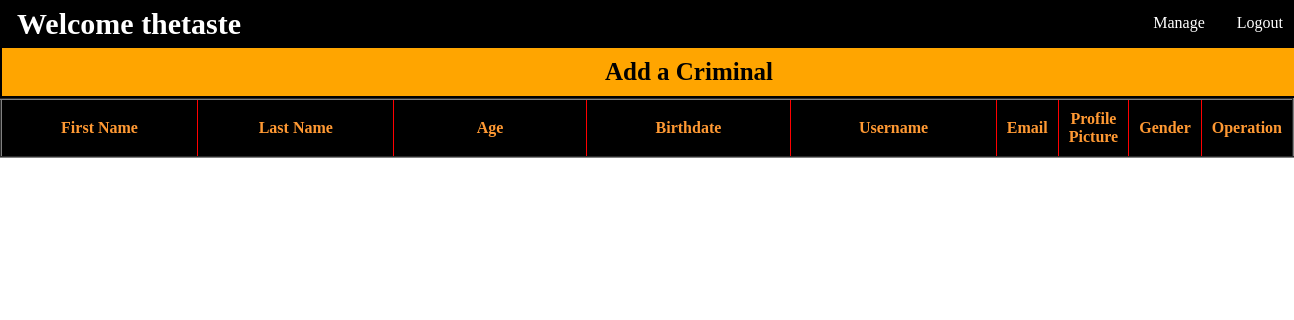
Before: /admin/criminal.php (signed in) with the older database file.
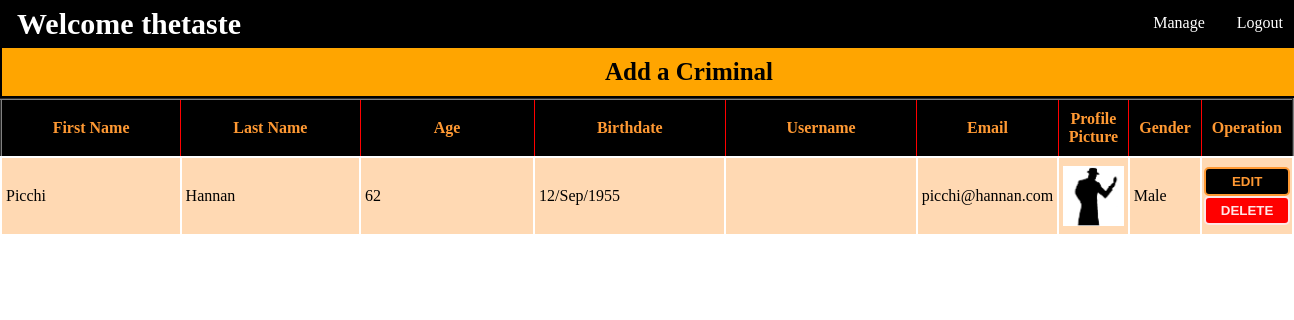
After: the same page with the newer database file.
### tables this page shows
CREATE TABLE `criminals` (
  `criminal_id` int(11) NOT NULL,
  `fname` varchar(80) DEFAULT NULL,
  `lname` varchar(80) DEFAULT NULL,
  `age` int(11) DEFAULT NULL,
  `bdate` varchar(11) DEFAULT NULL,
  `username` varchar(120) DEFAULT NULL,
  `email` varchar(50) DEFAULT NULL,
  `pro_pic` varchar(180) DEFAULT NULL,
  `gender` varchar(20) DEFAULT NULL,
  `role` int(11) DEFAULT NULL,
  `del` tinyint(1) DEFAULT '0'
);

### Controllers/login_controller.php (called while the page is built, shortened)
<?php
require_once(get_include_path()."\Projects\aiub project\Models\UserModel.php");
class Login{
    protected $user = NULL;
    function Login()
    {
        $this->user = new UserModel();
        if(isset($_SESSION['logged_in']))
        {
        	$this->logged = $_SESSION["logged_in"];
            $this->role = $_SESSION["role"];
            $this->user->setUsername($_SESSION["username"]);
            $this->user->setUserId($_SESSION["user_id"]);
        }
    }
    function getUsername()
    {
        return $this->user->getUsername();
    }
}
 ?>

### Controllers/AdminController.php (called while the page is built, shortened)
<?php
require_once(get_include_path()."\Projects\aiub project\Models\UserModel.php");
require_once(get_include_path()."\Projects\aiub project\Controllers\login_controller.php");
class AdminController extends Login{
	function isLogged()
	{
		if($this->role == 1 && $this->logged)
			return true;
		else
			return false;
	}
}
?>

### Models/UserModel.php (called while the page is built, shortened)
<?php
require_once('Models.php');
class UserModel extends Models{
    private $username = "";
    function UserModel( $username = "" ,  $userid = 0, $fname = "", $lname = "", $age = 0, $bdate = "", $email = "", $password = "", $pro_pic = NULL, $gender = "")
    {
        $this->username = $username;
    }
    function setUsername($username)
    {
        $this->username = $username;
    }
    function getUsername()
    {
        return $this->username;
    }
}
 ?>

### Controllers/CriminalController.php (called while the page is built, shortened)
<?php
require_once(get_include_path()."\Projects\aiub project\Models\CriminalModel.php");
class CriminalController{
    private $criminal = NULL;
    function CriminalController()
    {
        $this->criminal = new CriminalModel();
    }
    function getAllCriminals()
    {
        return $this->criminal->getAllCriminals();
    }
}
 ?>

### Models/Models.php (called while the page is built, shortened)
<?php
class Models{
    public $server;
    public $user;
    public $pass;
    public $db;
    protected $conn;
    function Models($server = "localhost:3306" , $user = "root" , $pass ="" , $db = "is_that_crime")
    {
        $this->server = $server;
        $this->user = $user;
        $this->pass = $pass;
        $this->db = $db;
    }
    private function openConnection()
    {
        $this->conn = new mysqli($this->server , $this->user , $this->pass , $this->db);
        if($this->conn->connect_error)
        {
            $this->errorMessage($this->conn->connect_error);
            return false;
        }
        else
            return true;
    }
    function executeQuery($query)
    {
        if($this->openConnection())
        {
            if($this->result = $this->conn->query($query))
            {
                if($this->result->num_rows > 0)
                {
                    return $this->result;
                }
                else
                {
                    return false;
                }
            }
            else
            {
                $this->errorMessage($this->conn->error);
                return false;
            }
        }
        else
        {
            $this->errorMessage($this->conn->error);
            return false;
        }
    }
}
?>

### Models/CriminalModel.php (called while the page is built, shortened)
<?php
require_once("Models.php");
class CriminalModel extends Models{
    function getAllCriminals()
    {
        $criminals = $this->executeQuery("select * from criminals where del = false");
        if($criminals)
            return $criminals;
        else
            return false;
    }
}
 ?>

### admin/criminal.php (the view, shortened to what this page needs)
<html>
<head>
    <link rel="stylesheet" type="text/css" href="http://localhost:<?php echo  $_SERVER["SERVER_PORT"];?>/Projects/aiub%20project/css/admin_criminal_style.css">
    <link rel="stylesheet" type="text/css" href="http://localhost:<?php echo  $_SERVER["SERVER_PORT"];?>/Projects/aiub%20project/css/admin_navigation.css">
    <?php
    require_once(get_include_path()."\Projects\aiub project\Controllers\AdminController.php");
    require_once(get_include_path()."\Projects\aiub project\Controllers\CriminalController.php");
    $admincontrol = new AdminController();
    $criminalcontrol = new CriminalController();
    ?>
</head>
<body>
<div>
 <navigation>
        <ul>
            <?php
                if($admincontrol->isLogged())
                {
                    echo "<li><b class = \"navigationb\">Welcome ". $admincontrol->getUsername(). "</b></li>";
                    echo "<li class=\"right-li\"><a href = 'http://localhost:{$_SERVER["SERVER_PORT"]}/Projects/aiub project/Views/action/logout.php'>Logout</a></li>";
                }
                else
                {
                    echo "<li><b class = \"navigationb\">Hello World</b></li>";
                    echo "<li class=\"right-li\"><a href = 'login.php'>Login</a></li>";
                }
            ?>
            <li class="dropdown right-li">
                <a href="#" class="dropbtn">Manage</a>
            </li>
        </ul>
    </navigation>
 <article>
    <div id=div-add-link align="center" for="add-link">
        <a id="add-link" href="criminal_add.php">Add a Criminal</a>
    </div>
<div>
   <?php
    $criminals = $criminalcontrol->getAllCriminals();
    echo "<table border = '2'>";
    echo "<tr>
            <th>First Name</th>
            <th>Last Name</th>
            <th>Age</th>
            <th>Birthdate</th>
            <th>Username</th>
            <th>Email</th>
            <th>Profile Picture</th>
            <th>Gender</th>
            <th>Operation</th>
         </tr>";
    if($criminals)
    {
        while($criminal = $criminals->fetch_assoc())
    	{
            echo "<tr id='{$criminal['criminal_id']}'>
                    <td>{$criminal['fname']}</td>
                    <td>{$criminal['lname']}</td>
                    <td>{$criminal['age']}</td>
                    <td>{$criminal['bdate']}</td>
                    <td id='td-username'>{$criminal['username']}</td>
                    <td id='td-email'>{$criminal['email']}</td>
                    <td id='td-pictures'><img style='width:100%;height:100%;' src='{$criminal['pro_pic']}' onerror='return setDefaultPP(this)'/></td>
                    <td>{$criminal['gender']}</td>
                    <td id='operation'><a href = 'criminal_edit.php?criminal_id={$criminal['criminal_id']}'><button id='edit-button'>EDIT</button></a><button id='delete-button' onclick='rmvCriminal({$criminal['criminal_id']})'>DELETE</button></td>
                 </tr>";
    	}
    }
	echo "</table>";
   ?>
</div>
</article>
</div>
</body>
</html>

### css/admin_criminal_style.css (style rules this page uses)
table { width: 100%; border-collapse: collapse; }
tr:nth-child(odd) { background-color:#ffe6cc; }
tr:nth-child(even) { background-color: #ffd9b3; }
body { margin:0px; padding: 0px; }
th { width:20%; border:2px 1px 0px 1px; border-color:red; border-style:solid; background-color: black; padding:10px; color:#ff9933; text-align: center; }
td { width:20%; border:2px solid white; padding:8px 4px 8px 4px; text-align:left; text-transform: capitalize; }
#td-pictures { text-transform: none; text-align: center; }
#td-email { text-transform: none; }
#td-username { text-transform: none; }
#operation { text-align: center; padding:2px; }
#edit-button { width:100%; height:100%; padding:5px; background-color: black; border:2px solid #ff9933; border-radius: 5px; color:#ff9933; font-weight: bold; }
#delete-button { width:100%; height:100%; padding:5px; background-color:#ff0000; border:2px solid #ffe6e6; border-radius: 5px; color:#ffe6e6; font-weight: bold; }
#div-add-link { width: 100%; height: auto; background-color:orange; padding: 10px 40px ; border:2px solid black; }
#add-link { width:100%; height: auto; color:black; text-decoration: none; box-sizing: border-box; border-radius: 5px; text-align: center; font-size: 25px; font-weight: bold; }

### css/admin_navigation.css (style rules this page uses)
body { margin:0; padding:0; }
ul { list-style-type: none; margin: 0; padding:0px 0px 0px 5px; overflow: hidden; background-color:black; opacity:; top: 0px; width: 100%; }
.navigationb { color: white; font-size:30px; border:2px solid transparent; padding:5px 0px 0px 10px; float:left; }
li { float: left; }
.right-li { float:right; display: inline-block; }
li a, .dropbtn { display: inline-block; color: white; text-align: center; padding: 14px 16px; text-decoration: none; }
li.dropdown { display: inline-block; }

Changed rows visible on the page:
added criminals: fname "Picchi", lname "Hannan", age "62", bdate "12/Sep/1955", email "picchi@hannan.com", gender "Male"
